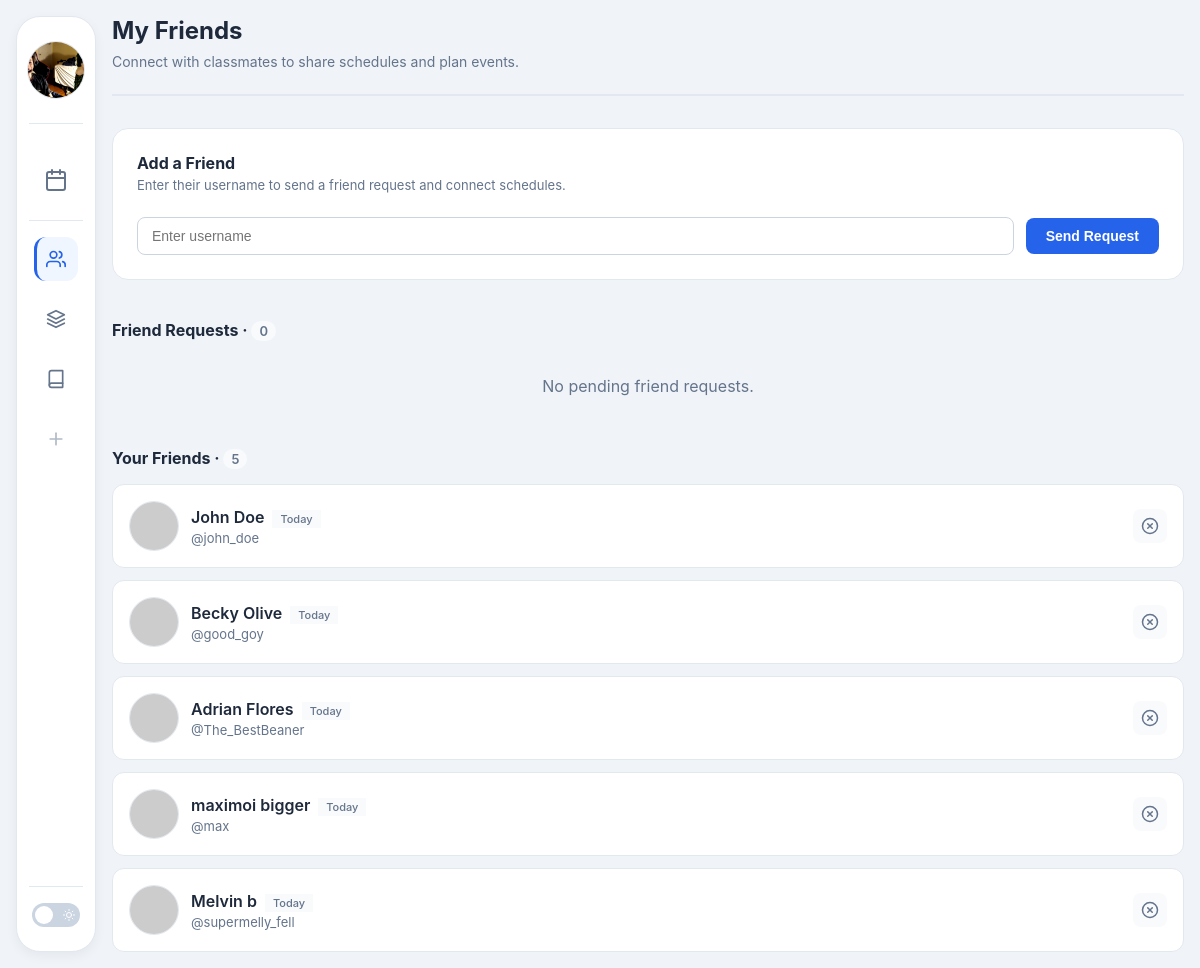
The page /friends (signed in) on the database its author committed.
### models.py (models this page shows, shortened)
class User(db.Model, UserMixin):
    __tablename__ = "users"
    id = db.Column(db.Integer, primary_key=True, autoincrement=True)
    first_name = db.Column(db.String(25), nullable=False)
    last_name = db.Column(db.String(50), nullable=False)
    username = db.Column(db.String(30), unique=True, nullable=False)
    profile_image = db.Column(db.String(255), nullable=False, default='default.jpg')
    password_hash = db.Column(db.String(255), nullable=False)
    saved_sections = db.relationship(
        "UserCourse", back_populates="user", cascade="all, delete-orphan"
    )
    @property
    def full_name(self) -> str:
        return f"{self.first_name} {self.last_name}"

### app.py (the view, shortened to what this page needs)
@app.route('/friends', methods=['GET', 'POST'])
@login_required
def friends():
    incoming_requests = models.Friendship.query.filter_by(
        receiver_id=current_user.id,
        status='pending'
    ).all()
    accepted_links = models.Friendship.query.filter(
        (models.Friendship.status == 'accepted') &
        or_(
            models.Friendship.requester_id == current_user.id,
            models.Friendship.receiver_id == current_user.id
        )
    ).all()
    friends_list = []
    for link in accepted_links:
        friend_user = link.receiver if link.requester_id == current_user.id else link.requester
        days_as_friends = (datetime.utcnow() - link.created_at).days
        friends_list.append({
            'user': friend_user,
            'friendship': link,
            'days': days_as_friends
        })
    return render_template("friends.html", requests=incoming_requests, friends=friends_list, active_page='friends')

### app.py (called while the page is built)
@login_manager.user_loader
def load_user(user_id):
    return models.User.query.get(int(user_id))

### templates/friends.html (shortened to what this page needs)
{% extends "base.html" %}
{% block content %}
<div class="page-header">
    <h1 class="page-title">My Friends</h1>
    <p class="page-subtitle">Connect with classmates to share schedules and plan events.</p>
</div>
<div class="add-class-section">
    <div style="margin-bottom: 8px;">
        <h3 style="margin:0; font-size:16px;">Add a Friend</h3>
        <p style="margin:4px 0 0; font-size:13px; color:var(--muted);">
            Enter their username to send a friend request and connect schedules.
        </p>
    </div>
    <form method="post" class="form-group">
        <input type="text" name="username" class="form-input" placeholder="Enter username" required>
        <button type="submit" class="btn btn-primary">Send Request</button>
    </form>
</div>
<h3 class="section-title">Friend Requests · <span class="badge">{{ requests|length if requests else 0 }}</span></h3>
{% if requests %}
<div class="card-grid">
    {% for req in requests %}
    <div class="card">
        <div style="display: flex; align-items: center; gap: 12px; margin-bottom: 16px;">
            <div class="user-avatar" style="width: 48px; height: 48px;">
                <img src="{{ url_for('static', filename='profile_pics/' + req.requester.profile_image) }}"
                     alt="{{ req.requester.username }}"
                     style="width: 100%; height: 100%; object-fit: cover;"
                     onerror="this.src='https://ui-avatars.com/api/?name={{ req.requester.first_name }}+{{ req.requester.last_name }}&background=random'">
            </div>
            <div>
                <div style="font-weight: 600;">{{ req.requester.full_name }}</div>
                <div style="font-size: 12px; color: var(--muted);">@{{ req.requester.username }}</div>
            </div>
        </div>
        <div style="display: grid; grid-template-columns: 1fr 1fr; gap: 8px;">
            <a href="{{ url_for('friend_respond', request_id=req.id, action='accept') }}" class="btn btn-primary" style="justify-content: center;">Accept</a>
            <a href="{{ url_for('friend_respond', request_id=req.id, action='decline') }}" class="btn" style="background: var(--hover-bg); color: var(--muted); justify-content: center;">Decline</a>
        </div>
    </div>
    {% endfor %}
</div>
{% else %}
<div class="empty-state" style="padding: 20px; text-align: center;">
    <p style="color: var(--muted); margin: 0;">No pending friend requests.</p>
</div>
{% endif %}
<h3 class="section-title" style="margin-top: 32px;">Your Friends · <span class="badge">{{ friends|length if friends else 0 }}</span></h3>
{% if friends %}
<div class="friends-list">
    {% for friend_data in friends %}
    {% set friend = friend_data.user %}
    {% set friendship = friend_data.friendship %}
    <div class="friend-list-item">
        <div class="friend-info">
            <div class="user-avatar" style="width: 48px; height: 48px;">
                <img src="{{ url_for('static', filename='profile_pics/' + friend.profile_image) }}"
                     alt="{{ friend.username }}"
                     style="width: 100%; height: 100%; object-fit: cover;"
                     onerror="this.src='https://ui-avatars.com/api/?name={{ friend.first_name }}+{{ friend.last_name }}&background=random'">
            </div>
            <div class="friend-details">
                <div class="friend-name">
                    {{ friend.full_name }}
                    <span class="friend-duration-badge">
                        {% set days = friend_data.days %}
                        {% if days == 0 %}
                            Today
                        {% elif days == 1 %}
                            1d
                        {% elif days < 7 %}
                            {{ days }}d
                        {% elif days < 30 %}
                            {{ (days / 7)|int }}w
                        {% elif days < 365 %}
                            {{ (days / 30)|int }}mo
                        {% else %}
                            {{ (days / 365)|int }}y
                        {% endif %}
                    </span>
                </div>
                <div class="friend-username">@{{ friend.username }}</div>
            </div>
        </div>
        <form action="{{ url_for('remove_friend', friend_id=friend.id) }}" method="post" onsubmit="return confirm('Remove {{ friend.full_name }} as a friend?');">
            <button type="submit" class="btn-remove" title="Remove Friend">
                <svg width="18" height="18" viewBox="0 0 24 24" fill="none" stroke="currentColor" stroke-width="2" stroke-linecap="round" stroke-linejoin="round">
                    <circle cx="12" cy="12" r="10"></circle>
                    <line x1="15" y1="9" x2="9" y2="15"></line>
                    <line x1="9" y1="9" x2="15" y2="15"></line>
                </svg>
            </button>
        </form>
    </div>
    {% endfor %}
</div>
{% else %}
<div class="empty-state">
    <p style="color: var(--muted);">You haven't added any friends yet.</p>
</div>
{% endif %}
{% endblock %}

### templates/base.html (shortened to what this page needs)
<!DOCTYPE html>
<html lang="en">
<head>
    <link rel="stylesheet" href="{{ url_for('static', filename='css/shared.css') }}">
</head>
<body>
<div class="layout-wrapper">
    {% if current_user.is_authenticated %}
    <aside class="sidebar">
        <div class="sidebar-header">
            <a href="{{ url_for('me') }}" class="user-profile-link" aria-label="My Profile">
                <div class="user-avatar">
                   <img src="{{ url_for('static', filename='profile_pics/' + current_user.profile_image) }}"
                        alt="Profile"
                        onerror="this.src='https://ui-avatars.com/api/?name={{ current_user.first_name }}+{{ current_user.last_name }}&background=random'">
                </div>
            </a>
        </div>
        <nav class="sidebar-nav">
            <a href="{{ url_for('index') }}" class="nav-item calendar-primary {% if active_page == 'calendar' %}active{% endif %}">
                <span class="icon">
                </span>
            </a>
            <div class="calendar-divider"></div>
            <a href="{{ url_for('friends') }}" class="nav-item {% if active_page == 'friends' %}active{% endif %}">
                <span class="icon">
                </span>
            </a>
            <a href="{{ url_for('groups') }}" class="nav-item {% if active_page == 'groups' %}active{% endif %}">
                <span class="icon">
                     <svg width="20" height="20" viewBox="0 0 24 24" fill="none" stroke="currentColor" stroke-width="2" stroke-linecap="round" stroke-linejoin="round"><polygon points="12 2 2 7 12 12 22 7 12 2"></polygon><polyline points="2 17 12 22 22 17"></polyline><polyline points="2 12 12 17 22 12"></polyline></svg>
                </span>
            </a>
            <a href="{{ url_for('classes') }}" class="nav-item {% if active_page == 'classes' %}active{% endif %}">
                <span class="icon">
                    <svg width="20" height="20" viewBox="0 0 24 24" fill="none" stroke="currentColor" stroke-width="2" stroke-linecap="round" stroke-linejoin="round"><path d="M4 19.5A2.5 2.5 0 0 1 6.5 17H20"></path><path d="M6.5 2H20v20H6.5A2.5 2.5 0 0 1 4 19.5v-15A2.5 2.5 0 0 1 6.5 2z"></path></svg>
                </span>
            </a>
            <div class="nav-item placeholder" title="Coming soon">
                <span class="icon">
                    <svg width="20" height="20" viewBox="0 0 24 24" fill="none" stroke="currentColor" stroke-width="2" stroke-linecap="round" stroke-linejoin="round"><line x1="12" y1="5" x2="12" y2="19"></line><line x1="5" y1="12" x2="19" y2="12"></line></svg>
                </span>
            </div>
        </nav>
        <div class="sidebar-dark-mode-toggle">
            <label class="theme-switch">
                <span class="slider">
                    <span class="icon sun-icon">
                    </span>
                </span>
            </label>
        </div>
    </aside>
    {% endif %}
    <main class="main-content {% block main_class %}{% endblock %}">
        {% block content %}{% endblock %}
    </main>
</div>
</body>
</html>

### templates/friends.html (style rules this page uses)
.friends-list { display: flex; flex-direction: column; gap: 12px; }
.friend-list-item { background: var(--card-bg); border-radius: 12px; padding: 16px; display: flex; justify-content: space-between; align-items: center; transition: all 0.2s; border: 1px solid var(--border-color); }
.friend-info { display: flex; align-items: center; gap: 12px; flex: 1; }
.friend-details { flex: 1; }
.friend-name { font-weight: 600; display: flex; align-items: center; gap: 8px; color: var(--text-color); }
.friend-username { font-size: 13px; color: var(--muted); margin-top: 2px; }
.friend-duration-badge { background: var(--hover-bg); color: var(--muted); font-size: 11px; font-weight: 500; padding: 2px 8px; border-radius: 68; font-size: 11px; margin-top: 4px; }
.btn-remove { background: var(--hover-bg); border: none; border-radius: 8px; padding: 8px; cursor: pointer; color: var(--muted); display: flex; align-items: center; justify-content: center; transition: all 0.2s; }

### rows shown on the page
User: profile_image (picture)
User: full_name "John Doe", username "john_doe"
User: full_name "Becky Olive", username "good_goy"
User: full_name "Adrian Flores", username "The_BestBeaner"
User: full_name "maximoi bigger", username "max"
User: full_name "Melvin b", username "supermelly_fell"

### other values the page prints
{{ requests|length if requests else 0 }} "0"
{{ friends|length if friends else 0 }} "5"
